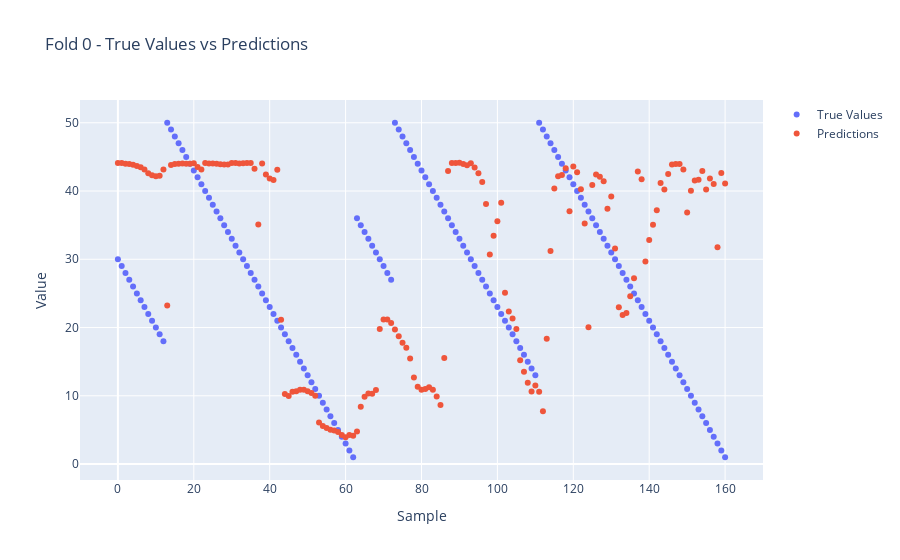

Notebook code for this chart:
### Code cell
from utils.utils import plot_preds_vs_truevalues
from utils.train_pipeline import get_preds_best_config_train_val_test

epochs_train_losses, epochs_val_losses, val_losses, test_losses, test_mae, test_rmse, all_predictions, all_true_values = get_preds_best_config_train_val_test(study, pipeline, TimeSeriesTransformer, model_type, model_params_keys, num_epochs =num_epochs, seed=seed, X=X, y=y, normalize_flags=NORMALIZE_FLAGS)

print(f"Test Loss: {test_losses}, Test MAE: {test_mae}, Test RMSE: {test_rmse}")

plot_preds_vs_truevalues(np.ravel(all_true_values), np.ravel(all_predictions), 0, save_path=os.path.join(IMAGES_DIR, f"{model_name}_{n_trials}_trials_{num_epochs}_epochs_fold_{fold}_predictions.png"))

### Figure 1 — Plotly figure (JSON) as saved in the notebook; plotly's stock layout.template omitted (floating-point values rounded to 4 significant figures; data arrays with more than 128 entries replaced by an {"elided": "..."} marker saying what was removed)
{"data": [{"mode": "markers", "name": "True Values", "type": "scatter", "y": {"elided": "161 int values"}}, {"mode": "markers", "name": "Predictions", "type": "scatter", "y": {"elided": "161 float values"}}], "layout": {"title": {"text": "Fold 0 - True Values vs Predictions"}, "xaxis": {"title": {"text": "Sample"}}, "yaxis": {"title": {"text": "Value"}}}}
